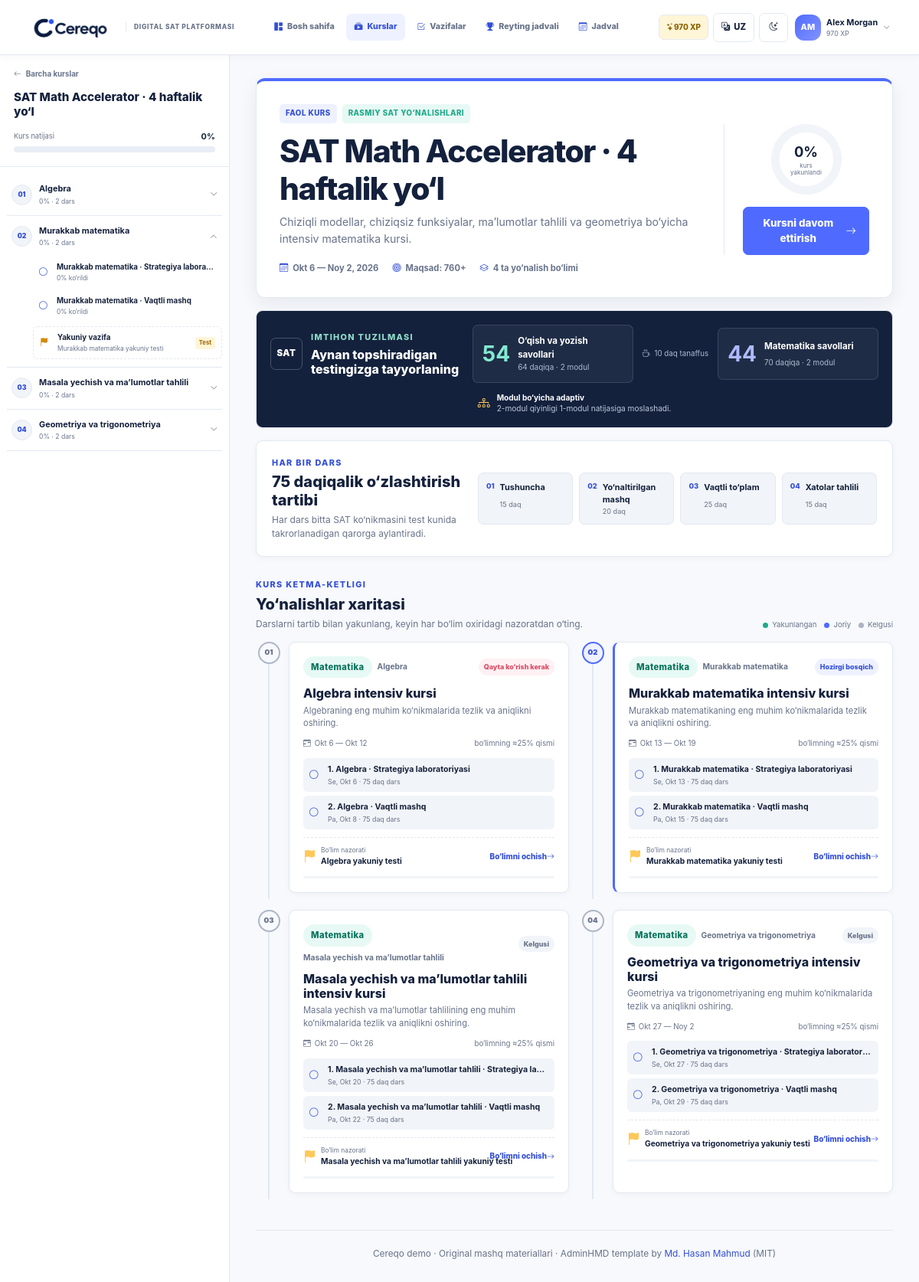
/courses/2/, run on the app's committed database.
### learning/models.py (models this page shows, shortened)
class Student(models.Model):
    name = models.CharField(max_length=100, unique=True)
    initials = models.CharField(max_length=3)
    points = models.PositiveIntegerField(default=0)
    streak = models.PositiveIntegerField(default=0)
    badge = models.CharField(max_length=80, blank=True)
    is_demo = models.BooleanField(default=False)
    class Meta:
        ordering = ["-points", "name"]

class Course(models.Model):
    title = models.CharField(max_length=160)
    code = models.SlugField(max_length=60, unique=True)
    description = models.TextField()
    start_date = models.DateField()
    end_date = models.DateField()
    target_score = models.PositiveSmallIntegerField(default=1400)
    is_active = models.BooleanField(default=True)
    class Meta:
        ordering = ["-is_active", "start_date", "id"]
    @property
    def progress_percent(self):
        lessons = Lesson.objects.filter(section__course=self)
        total = lessons.count()
        return round(sum(lessons.values_list("progress_percent", flat=True)) / total) if total else 0

class CourseSection(models.Model):
    SUBJECT_CHOICES = [("math", "Math"), ("rw", "Reading & Writing")]
    course = models.ForeignKey(Course, on_delete=models.CASCADE, related_name="sections")
    title = models.CharField(max_length=160)
    domain = models.CharField(max_length=120)
    subject = models.CharField(max_length=10, choices=SUBJECT_CHOICES)
    description = models.TextField()
    start_date = models.DateField()
    end_date = models.DateField()
    order = models.PositiveSmallIntegerField(default=1)
    exam_weight_percent = models.PositiveSmallIntegerField(default=25)
    class Meta:
        ordering = ["course", "order", "id"]
        constraints = [
            models.UniqueConstraint(fields=["course", "order"], name="unique_course_section_order")
        ]
    @property
    def progress_percent(self):
        lessons = self.lessons.all()
        total = lessons.count()
        return round(sum(lessons.values_list("progress_percent", flat=True)) / total) if total else 0
    def status_for(self, student):
        today = timezone.localdate()
        if self.start_date <= today <= self.end_date:
            return "current"
        if self.start_date > today:
            return "upcoming"
        checkpoint = getattr(self, "checkpoint", None)
        if checkpoint and checkpoint.status_for(student) == "completed":
            return "completed"
        if self.end_date < today:
            return "needs_attention"
        return "current"

class Lesson(models.Model):
    SUBJECT_CHOICES = [("math", "Math"), ("rw", "Reading & Writing")]
    title = models.CharField(max_length=160)
    section = models.ForeignKey(
        CourseSection, on_delete=models.CASCADE, related_name="lessons", null=True, blank=True
    )
    subject = models.CharField(max_length=10, choices=SUBJECT_CHOICES)
    topic = models.CharField(max_length=120)
    duration_minutes = models.PositiveSmallIntegerField(default=8)
    session_minutes = models.PositiveSmallIntegerField(default=75)
    summary = models.TextField()
    material = models.TextField()
    video_file = models.CharField(max_length=255, default="cereqo/video/demo-lesson-video.mp4")
    progress_percent = models.PositiveSmallIntegerField(
        default=0, validators=[MinValueValidator(0), MaxValueValidator(100)]
    )
    is_today = models.BooleanField(default=False)
    scheduled_date = models.DateField(null=True, blank=True)
    sequence = models.PositiveSmallIntegerField(default=1)
    sort_order = models.PositiveSmallIntegerField(default=0)
    class Meta:
        ordering = ["sort_order", "id"]

class Homework(models.Model):
    lesson = models.OneToOneField(Lesson, on_delete=models.CASCADE, related_name="homework")
    section = models.OneToOneField(
        CourseSection, on_delete=models.CASCADE, related_name="checkpoint", null=True, blank=True
    )
    title = models.CharField(max_length=160)
    description = models.TextField()
    deadline = models.DateTimeField()
    max_points = models.PositiveSmallIntegerField(default=100)
    sort_order = models.PositiveSmallIntegerField(default=0)
    class Meta:
        ordering = ["sort_order", "deadline"]
    def submission_for(self, student):
        return self.submissions.filter(student=student).first()
    def status_for(self, student):
        submission = self.submission_for(student)
        if submission and submission.submitted_at:
            return "completed"
        if submission and submission.answers.exists():
            return "in_progress"
        if self.deadline < timezone.now():
            return "overdue"
        return "not_started"

### learning/views.py (the view)
# urls.py: path("courses/<int:course_id>/", views.course_detail, name="course_detail"),
def course_detail(request, course_id):
    student = _student()
    course = get_object_or_404(Course, pk=course_id)
    section_cards = _course_section_cards(course, student)
    next_lesson = (
        Lesson.objects.filter(section__course=course, scheduled_date__gte=timezone.localdate())
        .order_by("scheduled_date", "sort_order")
        .first()
        or Lesson.objects.filter(section__course=course).last()
    )
    return render(
        request,
        "learning/course_overview.html",
        {
            "active_nav": "learn",
            "course": course,
            "section_cards": section_cards,
            "next_lesson": next_lesson,
            "course_progress": course.progress_percent,
            "course_navigation": _course_navigation(course, student),
        },
    )

### templates/learning/course_overview.html (shortened to what this page needs)
{% extends 'base.html' %}{% load i18n %}
{% block content %}
<section class="course-hero">
  <div class="course-hero-copy">
    <div class="course-kicker"><span>{% translate "Active course" %}</span><span>{% translate "Official SAT domains" %}</span></div>
    <h1>{% translate course.title %}</h1>
    <p>{% translate course.description %}</p>
    <div class="course-meta">
      <span><i class="bi bi-calendar3"></i>{{ course.start_date|date:'M j' }} — {{ course.end_date|date:'M j, Y' }}</span>
      <span><i class="bi bi-bullseye"></i>{% translate "Target" %}: {{ course.target_score }}+</span>
      <span><i class="bi bi-layers"></i>{% blocktranslate with total=section_cards|length %}{{ total }} domain sections{% endblocktranslate %}</span>
    </div>
  </div>
  <div class="course-score-card">
    <div class="course-progress-ring" style="--progress: {{ course_progress }}"><strong>{{ course_progress }}%</strong><span>{% translate "course complete" %}</span></div>
    {% if next_lesson %}<a class="btn btn-primary app-btn" href="{% url 'learning:lesson_detail' next_lesson.id %}">{% translate "Continue course" %}<i class="bi bi-arrow-right"></i></a>{% endif %}
  </div>
</section>
<section class="sat-blueprint" aria-label="{% translate 'Digital SAT blueprint' %}">
  <div class="blueprint-title"><span class="sat-mark">SAT</span><div><p class="eyebrow">{% translate "Exam blueprint" %}</p><h2>{% translate "Train for the test you will actually take" %}</h2></div></div>
  <div class="blueprint-stat"><strong>54</strong><span>{% translate "Reading & Writing questions" %}</span><small>64 {% translate "minutes" %} · 2 {% translate "modules" %}</small></div>
  <div class="blueprint-divider"><i class="bi bi-cup-hot"></i><span>10 {% translate "min break" %}</span></div>
  <div class="blueprint-stat math"><strong>44</strong><span>{% translate "Math questions" %}</span><small>70 {% translate "minutes" %} · 2 {% translate "modules" %}</small></div>
  <div class="adaptive-note"><i class="bi bi-diagram-3"></i><span><strong>{% translate "Adaptive by module" %}</strong>{% translate "Module 2 difficulty responds to Module 1 performance." %}</span></div>
</section>
<section class="lesson-rhythm surface-card">
  <div><p class="eyebrow">{% translate "Every class" %}</p><h2>{% translate "A 75-minute mastery rhythm" %}</h2><p>{% translate "Each lesson turns one SAT skill into a repeatable test-day decision." %}</p></div>
  <ol>
    <li><span>01</span><strong>{% translate "Concept" %}</strong><small>15 {% translate "min" %}</small></li>
    <li><span>02</span><strong>{% translate "Guided practice" %}</strong><small>20 {% translate "min" %}</small></li>
    <li><span>03</span><strong>{% translate "Timed set" %}</strong><small>25 {% translate "min" %}</small></li>
    <li><span>04</span><strong>{% translate "Error review" %}</strong><small>15 {% translate "min" %}</small></li>
  </ol>
</section>
<section class="course-path-heading">
  <div><p class="eyebrow">{% translate "Course sequence" %}</p><h2>{% translate "Your domain roadmap" %}</h2><p>{% translate "Finish the lessons in order, then clear the checkpoint at the end of each section." %}</p></div>
  <div class="path-legend"><span><i class="complete"></i>{% translate "Complete" %}</span><span><i class="current"></i>{% translate "Current" %}</span><span><i class="upcoming"></i>{% translate "Upcoming" %}</span></div>
</section>
<section class="course-path">
  {% for card in section_cards %}
  <article class="course-section-card section-state-{{ card.status }}">
    <div class="section-order"><span>{{ card.section.order|stringformat:'02d' }}</span><i></i></div>
    <div class="section-card-body">
      <div class="section-card-top">
        <div><span class="subject-chip subject-{{ card.section.subject }}">{% translate card.section.get_subject_display %}</span><span class="section-domain">{% translate card.section.domain %}</span></div>
        <span class="section-status status-{{ card.status }}">{% if card.status == 'completed' %}{% translate "Completed" %}{% elif card.status == 'current' %}{% translate "In focus" %}{% elif card.status == 'needs_attention' %}{% translate "Needs review" %}{% else %}{% translate "Upcoming" %}{% endif %}</span>
      </div>
      <h3>{% translate card.section.title %}</h3>
      <p>{% translate card.section.description %}</p>
      <div class="section-date-line"><span><i class="bi bi-calendar-range"></i>{{ card.section.start_date|date:'M j' }} — {{ card.section.end_date|date:'M j' }}</span><span></span></div>
      <div class="section-lessons">
        {% for lesson in card.lessons %}<a href="{% url 'learning:lesson_detail' lesson.id %}"><i class="bi {% if lesson.progress_percent == 100 %}bi-check-circle-fill{% elif lesson.progress_percent > 0 %}bi-play-circle-fill{% else %}bi-circle{% endif %}"></i><span><strong>{{ lesson.sequence }}. {% translate lesson.title %}</strong><small>{{ lesson.scheduled_date|date:'D, M j' }} · {{ lesson.session_minutes }} {% translate "min class" %}</small></span></a>{% endfor %}
      </div>
      <div class="section-checkpoint">
        <span><i class="bi bi-flag-fill"></i><span><small>{% translate "Section checkpoint" %}</small><strong>{% translate card.checkpoint.title %}</strong></span></span>
        <a href="{% url 'learning:section_detail' card.section.id %}">{% translate "Open section" %}<i class="bi bi-arrow-right"></i></a>
      </div>
      <div class="section-progress"><i style="width:{{ card.progress }}%"></i></div>
    </div>
  </article>
  {% endfor %}
</section>
{% endblock %}

### templates/base.html (shortened to what this page needs)
{% load static i18n %}
<!doctype html>
<html lang="{{ LANGUAGE_CODE }}">
<head>
  <link rel="stylesheet" href="{% static 'vendor/bootstrap/css/bootstrap.min.css' %}">
  <link rel="stylesheet" href="{% static 'vendor/bootstrap-icons/css/bootstrap-icons.css' %}">
  <link rel="stylesheet" href="{% static 'cereqo/css/cereqo.css' %}">
</head>
<body>
  <div class="app-shell topnav-shell">
    <header class="desktop-topbar main-navbar">
      <a class="topnav-brand" href="{% url 'learning:dashboard' %}"><img src="{% static 'cereqo/img/cereqo-logo.png' %}" alt="Cereqo"><span>{% translate "Digital SAT platform" %}</span></a>
      <nav class="desktop-main-nav" aria-label="Main navigation">{% include 'learning/_nav_links.html' %}</nav>
      <div class="topnav-actions">{% if demo_student %}<span class="topnav-xp"><i class="bi bi-stars"></i>{{ demo_student.points }} XP</span>{% endif %}{% include 'learning/_toolbar_controls.html' %}{% include 'learning/_profile_menu.html' %}</div>
    </header>
    {% if course_navigation %}<aside class="course-sidebar">{% include 'learning/_course_sidebar.html' %}</aside>{% endif %}
    <div class="app-main {% if course_navigation %}has-course-sidebar{% endif %}">
      <main id="main-content" class="page-content" tabindex="-1">
        {% block content %}{% endblock %}
        <footer class="page-footer">{% translate "Cereqo demo" %} · {% translate "Original practice content" %} · AdminHMD template by <a href="https://github.com/HasanMahmudDev" target="_blank" rel="noreferrer">Md. Hasan Mahmud</a> (MIT)</footer>
      </main>
    </div>
  </div>
</body>
</html>

### templates/learning/_profile_menu.html (shortened to what this page needs)
{% load i18n %}
{% if demo_student %}<div class="dropdown profile-menu">
  <button class="profile-trigger" type="button" data-bs-toggle="dropdown" aria-expanded="false" aria-label="{% translate 'Open profile menu' %}"><span class="avatar avatar-sm">{{ demo_student.initials }}</span><span class="profile-trigger-copy"><strong>{{ demo_student.name }}</strong><small>{{ demo_student.points }} XP</small></span><i class="bi bi-chevron-down"></i></button>
</div>{% endif %}

### templates/learning/_course_sidebar.html
{% load i18n %}
<div class="course-outline-head">
  <a href="{% url 'learning:learn' %}"><i class="bi bi-arrow-left"></i>{% translate "All courses" %}</a>
  <h2>{% translate course_navigation.course.title %}</h2>
  <div><span>{% translate "Course progress" %}</span><strong>{{ course_navigation.progress }}%</strong></div>
  <div class="progress app-progress"><div class="progress-bar" style="width:{{ course_navigation.progress }}%"></div></div>
</div>
<nav class="course-outline-nav" aria-label="{% translate 'Course outline' %}">
  {% for card in course_navigation.sections %}
  <details {% if course_navigation.active_section_id == card.section.id or card.status == 'current' %}open{% endif %}>
    <summary>
      <span class="outline-number">{{ card.section.order|stringformat:'02d' }}</span>
      <span><strong>{% translate card.section.domain %}</strong><small>{{ card.progress }}% · {{ card.lessons|length }} {% translate "lessons" %}</small></span>
      <i class="bi bi-chevron-down"></i>
    </summary>
    <div class="outline-items">
      {% for lesson in card.lessons %}<a class="{% if course_navigation.active_lesson_id == lesson.id %}active{% endif %}" href="{% url 'learning:lesson_detail' lesson.id %}"><i class="bi {% if lesson.progress_percent == 100 %}bi-check-circle-fill{% elif lesson.progress_percent > 0 %}bi-play-circle-fill{% else %}bi-circle{% endif %}"></i><span><strong>{% translate lesson.title %}</strong><small>{{ lesson.progress_percent }}% {% translate "viewed" %}</small></span></a>{% endfor %}
      {% if card.checkpoint %}<a class="outline-test {% if course_navigation.active_homework_id == card.checkpoint.id %}active{% endif %}" href="{% url 'learning:homework_detail' card.checkpoint.id %}"><i class="bi bi-flag-fill"></i><span><strong>{% translate "Final task" %}</strong><small>{% translate card.checkpoint.title %}</small></span><b class="status-{{ card.checkpoint_status }}">{% if card.checkpoint_status == 'completed' %}<i class="bi bi-check"></i>{% else %}{% translate "Test" %}{% endif %}</b></a>{% endif %}
    </div>
  </details>
  {% endfor %}
</nav>

### data on the page
Student: points "970", initials "AM", name "Alex Morgan"
Course: start_date "Okt 6", end_date "Noy 2, 2026", target_score "760"
CourseSection: section.order "01", progress "0", lessons|length "2", section.start_date "Okt 6", section.end_date "Okt 12"
CourseSection: section.order "02", progress "0", lessons|length "2", section.start_date "Okt 13", section.end_date "Okt 19"
Lesson: progress_percent "0", sequence "1", scheduled_date "Se, Okt 13", session_minutes "75"
Lesson: progress_percent "0", sequence "2", scheduled_date "Pa, Okt 15", session_minutes "75"
CourseSection: section.order "03", progress "0", lessons|length "2", section.start_date "Okt 20", section.end_date "Okt 26"
CourseSection: section.order "04", progress "0", lessons|length "2", section.start_date "Okt 27", section.end_date "Noy 2"
Lesson: progress_percent 0 (drawn), sequence "1", scheduled_date "Se, Okt 6", session_minutes "75"
Lesson: progress_percent 0 (drawn), sequence "2", scheduled_date "Pa, Okt 8", session_minutes "75"
Lesson: progress_percent 0 (drawn), sequence "1", scheduled_date "Se, Okt 20", session_minutes "75"
Lesson: progress_percent 0 (drawn), sequence "2", scheduled_date "Pa, Okt 22", session_minutes "75"
Lesson: progress_percent 0 (drawn), sequence "1", scheduled_date "Se, Okt 27", session_minutes "75"
Lesson: progress_percent 0 (drawn), sequence "2", scheduled_date "Pa, Okt 29", session_minutes "75"

### other printed values
{{ LANGUAGE_CODE|upper }} "UZ"
{{ course_navigation.progress }} "0"
{{ course_progress }} "0"
